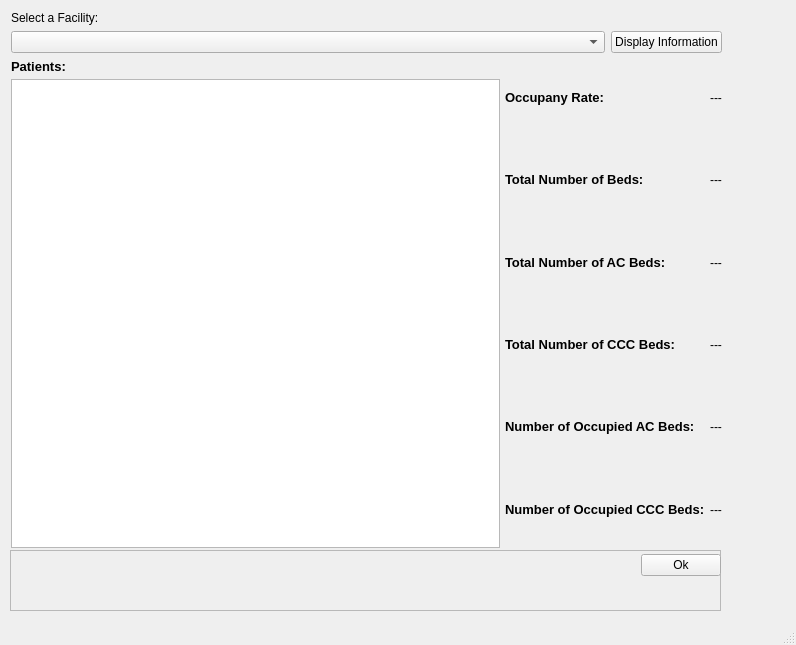
<?xml version="1.0" encoding="UTF-8"?>
<ui version="4.0">
 <class>ViewFacility</class>
 <widget class="QMainWindow" name="ViewFacility">
  <property name="geometry">
   <rect>
    <x>0</x>
    <y>0</y>
    <width>796</width>
    <height>645</height>
   </rect>
  </property>
  <property name="windowTitle">
   <string>View Facility Information</string>
  </property>
  <widget class="QWidget" name="centralwidget">
   <widget class="QFrame" name="frame">
    <property name="geometry">
     <rect>
      <x>10</x>
      <y>550</y>
      <width>711</width>
      <height>61</height>
     </rect>
    </property>
    <property name="frameShape">
     <enum>QFrame::StyledPanel</enum>
    </property>
    <property name="frameShadow">
     <enum>QFrame::Raised</enum>
    </property>
    <widget class="QWidget" name="layoutWidget">
     <property name="geometry">
      <rect>
       <x>0</x>
       <y>0</y>
       <width>711</width>
       <height>31</height>
      </rect>
     </property>
     <layout class="QHBoxLayout" name="horizontalLayout_4">
      <item>
       <spacer name="horizontalSpacer_2">
        <property name="orientation">
         <enum>Qt::Horizontal</enum>
        </property>
        <property name="sizeType">
         <enum>QSizePolicy::MinimumExpanding</enum>
        </property>
        <property name="sizeHint" stdset="0">
         <size>
          <width>37</width>
          <height>18</height>
         </size>
        </property>
       </spacer>
      </item>
      <item>
       <widget class="QPushButton" name="OK">
        <property name="sizePolicy">
         <sizepolicy hsizetype="Minimum" vsizetype="Maximum">
          <horstretch>0</horstretch>
          <verstretch>0</verstretch>
         </sizepolicy>
        </property>
        <property name="text">
         <string>Ok</string>
        </property>
       </widget>
      </item>
     </layout>
    </widget>
   </widget>
   <widget class="QWidget" name="layoutWidget">
    <property name="geometry">
     <rect>
      <x>11</x>
      <y>11</y>
      <width>711</width>
      <height>537</height>
     </rect>
    </property>
    <layout class="QVBoxLayout" name="verticalLayout_4">
     <item>
      <widget class="QLabel" name="label">
       <property name="text">
        <string>Select a Facility:</string>
       </property>
      </widget>
     </item>
     <item>
      <layout class="QHBoxLayout" name="horizontalLayout">
       <item>
        <widget class="QComboBox" name="comboBox_facilities">
         <property name="sizePolicy">
          <sizepolicy hsizetype="Expanding" vsizetype="Fixed">
           <horstretch>0</horstretch>
           <verstretch>0</verstretch>
          </sizepolicy>
         </property>
        </widget>
       </item>
       <item>
        <spacer name="horizontalSpacer">
         <property name="orientation">
          <enum>Qt::Horizontal</enum>
         </property>
         <property name="sizeType">
          <enum>QSizePolicy::Fixed</enum>
         </property>
         <property name="sizeHint" stdset="0">
          <size>
           <width>0</width>
           <height>0</height>
          </size>
         </property>
        </spacer>
       </item>
       <item>
        <widget class="QPushButton" name="DisplayButton">
         <property name="text">
          <string>Display Information</string>
         </property>
        </widget>
       </item>
      </layout>
     </item>
     <item>
      <layout class="QHBoxLayout" name="horizontalLayout_3">
       <property name="spacing">
        <number>5</number>
       </property>
       <item>
        <layout class="QVBoxLayout" name="verticalLayout">
         <item>
          <widget class="QLabel" name="label_2">
           <property name="text">
            <string>&lt;!DOCTYPE HTML PUBLIC &quot;-//W3C//DTD HTML 4.0//EN&quot; &quot;http://www.w3.org/TR/REC-html40/strict.dtd&quot;&gt;
&lt;html&gt;&lt;head&gt;&lt;meta name=&quot;qrichtext&quot; content=&quot;1&quot; /&gt;&lt;style type=&quot;text/css&quot;&gt;
p, li { white-space: pre-wrap; }
&lt;/style&gt;&lt;/head&gt;&lt;body style=&quot; font-family:'Sans'; font-size:10pt; font-weight:400; font-style:normal;&quot;&gt;
&lt;p style=&quot; margin-top:0px; margin-bottom:0px; margin-left:0px; margin-right:0px; -qt-block-indent:0; text-indent:0px;&quot;&gt;&lt;span style=&quot; font-weight:600;&quot;&gt;Patients:&lt;/span&gt;&lt;/p&gt;&lt;/body&gt;&lt;/html&gt;</string>
           </property>
          </widget>
         </item>
         <item>
          <widget class="QListWidget" name="listWidget_patients">
           <property name="selectionMode">
            <enum>QAbstractItemView::NoSelection</enum>
           </property>
          </widget>
         </item>
        </layout>
       </item>
       <item>
        <layout class="QHBoxLayout" name="horizontalLayout_2">
         <item>
          <layout class="QVBoxLayout" name="verticalLayout_2">
           <item>
            <widget class="QLabel" name="label_3">
             <property name="text">
              <string>&lt;!DOCTYPE HTML PUBLIC &quot;-//W3C//DTD HTML 4.0//EN&quot; &quot;http://www.w3.org/TR/REC-html40/strict.dtd&quot;&gt;
&lt;html&gt;&lt;head&gt;&lt;meta name=&quot;qrichtext&quot; content=&quot;1&quot; /&gt;&lt;style type=&quot;text/css&quot;&gt;
p, li { white-space: pre-wrap; }
&lt;/style&gt;&lt;/head&gt;&lt;body style=&quot; font-family:'Sans'; font-size:10pt; font-weight:400; font-style:normal;&quot;&gt;
&lt;p style=&quot; margin-top:0px; margin-bottom:0px; margin-left:0px; margin-right:0px; -qt-block-indent:0; text-indent:0px;&quot;&gt;&lt;span style=&quot; font-weight:600;&quot;&gt;Occupany Rate: &lt;/span&gt;&lt;/p&gt;&lt;/body&gt;&lt;/html&gt;</string>
             </property>
            </widget>
           </item>
           <item>
            <widget class="QLabel" name="label_4">
             <property name="text">
              <string>&lt;!DOCTYPE HTML PUBLIC &quot;-//W3C//DTD HTML 4.0//EN&quot; &quot;http://www.w3.org/TR/REC-html40/strict.dtd&quot;&gt;
&lt;html&gt;&lt;head&gt;&lt;meta name=&quot;qrichtext&quot; content=&quot;1&quot; /&gt;&lt;style type=&quot;text/css&quot;&gt;
p, li { white-space: pre-wrap; }
&lt;/style&gt;&lt;/head&gt;&lt;body style=&quot; font-family:'Sans'; font-size:10pt; font-weight:400; font-style:normal;&quot;&gt;
&lt;p style=&quot; margin-top:0px; margin-bottom:0px; margin-left:0px; margin-right:0px; -qt-block-indent:0; text-indent:0px;&quot;&gt;&lt;span style=&quot; font-weight:600;&quot;&gt;Total Number of Beds: &lt;/span&gt;&lt;/p&gt;&lt;/body&gt;&lt;/html&gt;</string>
             </property>
            </widget>
           </item>
           <item>
            <widget class="QLabel" name="label_7">
             <property name="text">
              <string>&lt;!DOCTYPE HTML PUBLIC &quot;-//W3C//DTD HTML 4.0//EN&quot; &quot;http://www.w3.org/TR/REC-html40/strict.dtd&quot;&gt;
&lt;html&gt;&lt;head&gt;&lt;meta name=&quot;qrichtext&quot; content=&quot;1&quot; /&gt;&lt;style type=&quot;text/css&quot;&gt;
p, li { white-space: pre-wrap; }
&lt;/style&gt;&lt;/head&gt;&lt;body style=&quot; font-family:'Sans'; font-size:10pt; font-weight:400; font-style:normal;&quot;&gt;
&lt;p style=&quot; margin-top:0px; margin-bottom:0px; margin-left:0px; margin-right:0px; -qt-block-indent:0; text-indent:0px;&quot;&gt;&lt;span style=&quot; font-weight:600;&quot;&gt;Total Number of AC Beds:&lt;/span&gt;&lt;/p&gt;&lt;/body&gt;&lt;/html&gt;</string>
             </property>
            </widget>
           </item>
           <item>
            <widget class="QLabel" name="label_8">
             <property name="text">
              <string>&lt;!DOCTYPE HTML PUBLIC &quot;-//W3C//DTD HTML 4.0//EN&quot; &quot;http://www.w3.org/TR/REC-html40/strict.dtd&quot;&gt;
&lt;html&gt;&lt;head&gt;&lt;meta name=&quot;qrichtext&quot; content=&quot;1&quot; /&gt;&lt;style type=&quot;text/css&quot;&gt;
p, li { white-space: pre-wrap; }
&lt;/style&gt;&lt;/head&gt;&lt;body style=&quot; font-family:'Sans'; font-size:10pt; font-weight:400; font-style:normal;&quot;&gt;
&lt;p style=&quot; margin-top:0px; margin-bottom:0px; margin-left:0px; margin-right:0px; -qt-block-indent:0; text-indent:0px;&quot;&gt;&lt;span style=&quot; font-weight:600;&quot;&gt;Total Number of CCC Beds:&lt;/span&gt;&lt;/p&gt;&lt;/body&gt;&lt;/html&gt;</string>
             </property>
            </widget>
           </item>
           <item>
            <widget class="QLabel" name="label_9">
             <property name="text">
              <string>&lt;!DOCTYPE HTML PUBLIC &quot;-//W3C//DTD HTML 4.0//EN&quot; &quot;http://www.w3.org/TR/REC-html40/strict.dtd&quot;&gt;
&lt;html&gt;&lt;head&gt;&lt;meta name=&quot;qrichtext&quot; content=&quot;1&quot; /&gt;&lt;style type=&quot;text/css&quot;&gt;
p, li { white-space: pre-wrap; }
&lt;/style&gt;&lt;/head&gt;&lt;body style=&quot; font-family:'Sans'; font-size:10pt; font-weight:400; font-style:normal;&quot;&gt;
&lt;p style=&quot; margin-top:0px; margin-bottom:0px; margin-left:0px; margin-right:0px; -qt-block-indent:0; text-indent:0px;&quot;&gt;&lt;span style=&quot; font-weight:600;&quot;&gt;Number of Occupied AC Beds:&lt;/span&gt;&lt;/p&gt;&lt;/body&gt;&lt;/html&gt;</string>
             </property>
            </widget>
           </item>
           <item>
            <widget class="QLabel" name="label_10">
             <property name="text">
              <string>&lt;!DOCTYPE HTML PUBLIC &quot;-//W3C//DTD HTML 4.0//EN&quot; &quot;http://www.w3.org/TR/REC-html40/strict.dtd&quot;&gt;
&lt;html&gt;&lt;head&gt;&lt;meta name=&quot;qrichtext&quot; content=&quot;1&quot; /&gt;&lt;style type=&quot;text/css&quot;&gt;
p, li { white-space: pre-wrap; }
&lt;/style&gt;&lt;/head&gt;&lt;body style=&quot; font-family:'Sans'; font-size:10pt; font-weight:400; font-style:normal;&quot;&gt;
&lt;p style=&quot; margin-top:0px; margin-bottom:0px; margin-left:0px; margin-right:0px; -qt-block-indent:0; text-indent:0px;&quot;&gt;&lt;span style=&quot; font-weight:600;&quot;&gt;Number of Occupied CCC Beds:&lt;/span&gt;&lt;/p&gt;&lt;/body&gt;&lt;/html&gt;</string>
             </property>
            </widget>
           </item>
          </layout>
         </item>
         <item>
          <layout class="QVBoxLayout" name="verticalLayout_3">
           <item>
            <widget class="QLabel" name="label_occRate">
             <property name="text">
              <string>---</string>
             </property>
             <property name="alignment">
              <set>Qt::AlignCenter</set>
             </property>
            </widget>
           </item>
           <item>
            <widget class="QLabel" name="label_totalNumBeds">
             <property name="text">
              <string>---</string>
             </property>
             <property name="alignment">
              <set>Qt::AlignCenter</set>
             </property>
            </widget>
           </item>
           <item>
            <widget class="QLabel" name="label_numACbeds">
             <property name="text">
              <string>---</string>
             </property>
             <property name="alignment">
              <set>Qt::AlignCenter</set>
             </property>
            </widget>
           </item>
           <item>
            <widget class="QLabel" name="label_numCCCbeds">
             <property name="text">
              <string>---</string>
             </property>
             <property name="alignment">
              <set>Qt::AlignCenter</set>
             </property>
            </widget>
           </item>
           <item>
            <widget class="QLabel" name="label_14">
             <property name="text">
              <string>---</string>
             </property>
             <property name="alignment">
              <set>Qt::AlignCenter</set>
             </property>
            </widget>
           </item>
           <item>
            <widget class="QLabel" name="label_13">
             <property name="text">
              <string>---</string>
             </property>
             <property name="alignment">
              <set>Qt::AlignCenter</set>
             </property>
            </widget>
           </item>
          </layout>
         </item>
        </layout>
       </item>
      </layout>
     </item>
    </layout>
   </widget>
  </widget>
  <widget class="QMenuBar" name="menubar">
   <property name="geometry">
    <rect>
     <x>0</x>
     <y>0</y>
     <width>796</width>
     <height>23</height>
    </rect>
   </property>
  </widget>
  <widget class="QStatusBar" name="statusbar"/>
 </widget>
 <resources/>
 <connections>
  <connection>
   <sender>OK</sender>
   <signal>clicked()</signal>
   <receiver>ViewFacility</receiver>
   <slot>close()</slot>
   <hints>
    <hint type="sourcelabel">
     <x>673</x>
     <y>584</y>
    </hint>
    <hint type="destinationlabel">
     <x>759</x>
     <y>599</y>
    </hint>
   </hints>
  </connection>
 </connections>
</ui>
